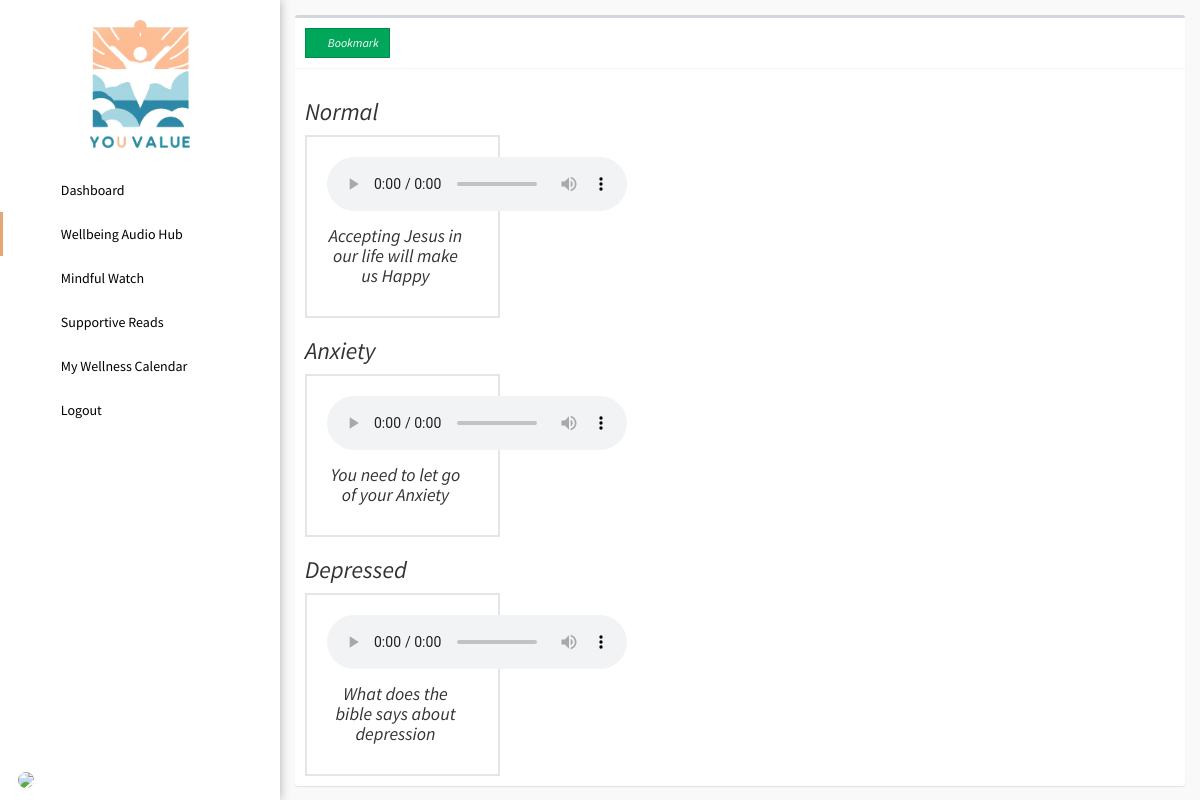
Screenshot of /admin/audio.php with the database file from the repository.
### tables this page shows
CREATE TABLE `audio` (
  `id` int(11) NOT NULL,
  `title` text NOT NULL,
  `file` text NOT NULL,
  `category` text NOT NULL,
  `date_created` datetime NOT NULL DEFAULT current_timestamp()
);

### config/config.php (called while the page is built, shortened)
<?php
class Connection{
	private $servername = "localhost";
	private $username = "root";
	private $password = "";
	private $dbname = "youvalue";
	public function conn(){
		try {
		$this->dsn = "mysql:host=".$this->servername.";dbname=".$this->dbname;
		$this->pdo = new PDO($this->dsn, $this->username, $this->password);
		$this->pdo->setAttribute(PDO::ATTR_ERRMODE, PDO::ERRMODE_EXCEPTION);
		$this->pdo->setAttribute(PDO::ATTR_DEFAULT_FETCH_MODE, PDO::FETCH_ASSOC);
		return $this->pdo;
		} catch (Exception $e) {
			echo 'error'. $e->getmessage();
		}
	}
}
?>

### admin/audio.php (the view, shortened to what this page needs)
<?php
  include '../config/config.php';
  class data extends Connection{
    public function managedata(){
?>
<!DOCTYPE html>
<html>
<head><?php include 'head.php'; ?></head>
<body class="hold-transition skin-blue sidebar-mini">
  <div class="wrapper">
    <?php include 'sidebar.php'; ?>
    <div class="content-wrapper" style="height: 100vh;background-color: #f9f9f9;overflow-y: auto;">
      <section class="content">
        <div class="row">
          <div class="col-xs-12">
            <div class="box">
                <?php if($_SESSION['type'] == 0): ?>
                    <div class="box-header with-border">
                        <a href="bookmark_audio.php" class="btn btn-success btn-sm btn-flat custom-btn"><i class="fas fa-bookmark"></i> Bookmark</a>
                    </div>
                <?php endif; ?>
                <?php if($_SESSION['type'] == 0): ?>
                    <div class="box-body">
                        <div class="row">
                            <div class="col-lg-12">
                                <h3>Normal</h3>
                            </div>
                            <?php
                            $sql = "SELECT * FROM audio WHERE category = 'Normal'";
                            $stmt = $this->conn()->query($sql);
                            while ($row = $stmt->fetch()) {
                                $file = $row['file'];
                                $file_ext = pathinfo($file, PATHINFO_EXTENSION);
                                $file_path = "../audiovideo/" . $file;
                            ?>
                                <div class="col-lg-3" style="text-align: center;">
                                    <div class="card" style="border: 2px solid rgba(0, 0, 0, 0.1);padding: 20px;">
                                        <?php if (in_array($file_ext, ['mp3', 'wav', 'ogg'])) { ?>
                                            <audio controls>
                                                <source src="<?php echo $file_path; ?>" type="audio/<?php echo $file_ext; ?>">
                                            </audio>
                                        <?php } else { ?>
                                            <?php echo $file; ?>
                                        <?php } ?>
                                        <div style="display: flex;place-items: center;justify-content: space-between;">
                                            <h4 style="text-align: center;"><?php echo $row['title']; ?></h4>
                                            <h4>
                                                <?php
                                                $sql2 = "SELECT * FROM bookmark_audio WHERE users_id = ? AND audio_id = ?";
                                                $stmt2 = $this->conn()->prepare($sql2);
                                                $stmt2->execute([$_SESSION['id'],$row['id']]);
                                                if ($stmt2->rowCount() > 0) { ?>
                                                    <i class="fas fa-bookmark bookmark" data-id="<?php echo $row['id'] ?>"></i>
                                                <?php } else { ?>
                                                    <i class="far fa-bookmark bookmark" data-id="<?php echo $row['id'] ?>"></i>
                                                <?php } ?>
                                            </h4>
                                        </div>
                                    </div>
                                </div>
                            <?php } ?>
                        </div>
                        <div class="row">
                            <div class="col-lg-12">
                                <h3>Anxiety</h3>
                            </div>
                            <?php
                            $sql = "SELECT * FROM audio WHERE category = 'Anxiety'";
                            $stmt = $this->conn()->query($sql);
                            while ($row = $stmt->fetch()) {
                                $file = $row['file'];
                                $file_ext = pathinfo($file, PATHINFO_EXTENSION);
                                $file_path = "../audiovideo/" . $file;
                            ?>
                                <div class="col-lg-3" style="text-align: center;">
                                    <div class="card" style="border: 2px solid rgba(0, 0, 0, 0.1);padding: 20px;">
                                        <?php if (in_array($file_ext, ['mp3', 'wav', 'ogg'])) { ?>
                                            <audio controls>
                                                <source src="<?php echo $file_path; ?>" type="audio/<?php echo $file_ext; ?>">
                                            </audio>
                                        <?php } else { ?>
                                            <?php echo $file; ?>
                                        <?php } ?>
                                        <div style="display: flex;place-items: center;justify-content: space-between;">
                                            <h4 style="text-align: center;"><?php echo $row['title']; ?></h4>
                                            <h4>
                                                <?php
                                                $sql2 = "SELECT * FROM bookmark_audio WHERE users_id = ? AND audio_id = ?";
                                                $stmt2 = $this->conn()->prepare($sql2);
                                                $stmt2->execute([$_SESSION['id'],$row['id']]);
                                                if ($stmt2->rowCount() > 0) { ?>
                                                    <i class="fas fa-bookmark bookmark" data-id="<?php echo $row['id'] ?>"></i>
                                                <?php } else { ?>
                                                    <i class="far fa-bookmark bookmark" data-id="<?php echo $row['id'] ?>"></i>
                                                <?php } ?>
                                            </h4>
                                        </div>
                                    </div>
                                </div>
                            <?php } ?>
                        </div>
                        <div class="row">
                            <div class="col-lg-12">
                                <h3>Depressed</h3>
                            </div>
                            <?php
                            $sql = "SELECT * FROM audio WHERE category = 'Depressed'";
                            $stmt = $this->conn()->query($sql);
                            while ($row = $stmt->fetch()) {
                                $file = $row['file'];
                                $file_ext = pathinfo($file, PATHINFO_EXTENSION);
                                $file_path = "../audiovideo/" . $file;
                            ?>
                                <div class="col-lg-3" style="text-align: center;">
                                    <div class="card" style="border: 2px solid rgba(0, 0, 0, 0.1);padding: 20px;">
                                        <?php if (in_array($file_ext, ['mp3', 'wav', 'ogg'])) { ?>
                                            <audio controls>
                                                <source src="<?php echo $file_path; ?>" type="audio/<?php echo $file_ext; ?>">
                                            </audio>
                                        <?php } else { ?>
                                            <?php echo $file; ?>
                                        <?php } ?>
                                        <div style="display: flex;place-items: center;justify-content: space-between;">
                                            <h4 style="text-align: center;"><?php echo $row['title']; ?></h4>
                                            <h4>
                                                <?php
                                                $sql2 = "SELECT * FROM bookmark_audio WHERE users_id = ? AND audio_id = ?";
                                                $stmt2 = $this->conn()->prepare($sql2);
                                                $stmt2->execute([$_SESSION['id'],$row['id']]);
                                                if ($stmt2->rowCount() > 0) { ?>
                                                    <i class="fas fa-bookmark bookmark" data-id="<?php echo $row['id'] ?>"></i>
                                                <?php } else { ?>
                                                    <i class="far fa-bookmark bookmark" data-id="<?php echo $row['id'] ?>"></i>
                                                <?php } ?>
                                            </h4>
                                        </div>
                                    </div>
                                </div>
                            <?php } ?>
                        </div>
                    </div>
                <?php endif; ?>
            </div>
          </div>
        </div>
      </section>
    </div>
  </div>
</body>
</html>
<?php } } $data = new data(); $data->managedata(); ?>

### rows the page displays
audio: title "Accepting Jesus in our life will make us Happy"
audio: title "You need to let go of your Anxiety"
audio: title "What does the bible says about depression"
